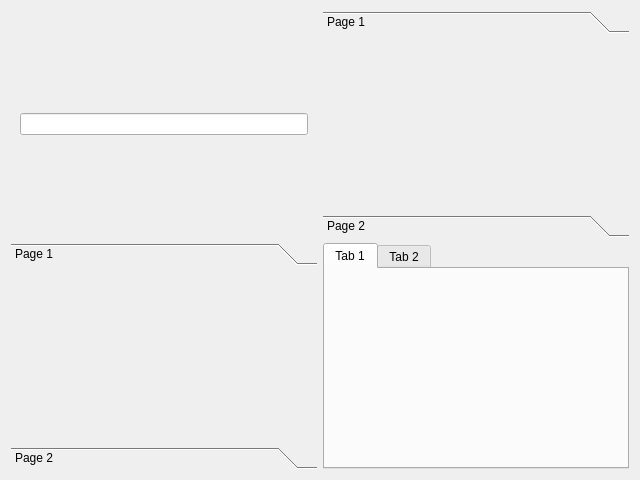
<?xml version="1.0" encoding="UTF-8"?>
<ui version="4.0">
 <class>Form</class>
 <widget class="QWidget" name="Form">
  <property name="geometry">
   <rect>
    <x>0</x>
    <y>0</y>
    <width>640</width>
    <height>480</height>
   </rect>
  </property>
  <property name="windowTitle">
   <string>Form</string>
  </property>
  <layout class="QGridLayout" name="gridLayout_2">
   <item row="1" column="0">
    <layout class="QGridLayout" name="gridLayout_3">
     <item row="0" column="0">
      <widget class="QToolBox" name="toolBox">
       <property name="currentIndex">
        <number>0</number>
       </property>
       <widget class="QWidget" name="page">
        <property name="geometry">
         <rect>
          <x>0</x>
          <y>0</y>
          <width>306</width>
          <height>172</height>
         </rect>
        </property>
        <attribute name="label">
         <string>Page 1</string>
        </attribute>
       </widget>
       <widget class="QWidget" name="page_2">
        <property name="geometry">
         <rect>
          <x>0</x>
          <y>0</y>
          <width>69</width>
          <height>69</height>
         </rect>
        </property>
        <attribute name="label">
         <string>Page 2</string>
        </attribute>
       </widget>
      </widget>
     </item>
    </layout>
   </item>
   <item row="0" column="1">
    <layout class="QVBoxLayout" name="verticalLayout">
     <item>
      <widget class="QToolBox" name="toolBox_2">
       <property name="currentIndex">
        <number>0</number>
       </property>
       <widget class="QWidget" name="page_5">
        <property name="geometry">
         <rect>
          <x>0</x>
          <y>0</y>
          <width>306</width>
          <height>172</height>
         </rect>
        </property>
        <attribute name="label">
         <string>Page 1</string>
        </attribute>
       </widget>
       <widget class="QWidget" name="page_6">
        <property name="geometry">
         <rect>
          <x>0</x>
          <y>0</y>
          <width>100</width>
          <height>30</height>
         </rect>
        </property>
        <attribute name="label">
         <string>Page 2</string>
        </attribute>
       </widget>
      </widget>
     </item>
    </layout>
   </item>
   <item row="0" column="0">
    <layout class="QHBoxLayout" name="horizontalLayout">
     <item>
      <widget class="QStackedWidget" name="stackedWidget">
       <widget class="QWidget" name="page_3">
        <layout class="QVBoxLayout" name="verticalLayout_3">
         <item>
          <widget class="QLineEdit" name="lineEdit"/>
         </item>
        </layout>
       </widget>
       <widget class="QWidget" name="page_4"/>
      </widget>
     </item>
    </layout>
   </item>
   <item row="1" column="1">
    <layout class="QGridLayout" name="gridLayout">
     <item row="0" column="0">
      <widget class="QTabWidget" name="tabWidget">
       <widget class="QWidget" name="tab_3">
        <attribute name="title">
         <string>Tab 1</string>
        </attribute>
        <layout class="QHBoxLayout" name="horizontalLayout_3"/>
       </widget>
       <widget class="QWidget" name="tab_4">
        <attribute name="title">
         <string>Tab 2</string>
        </attribute>
       </widget>
      </widget>
     </item>
    </layout>
   </item>
  </layout>
 </widget>
 <resources/>
 <connections/>
</ui>
